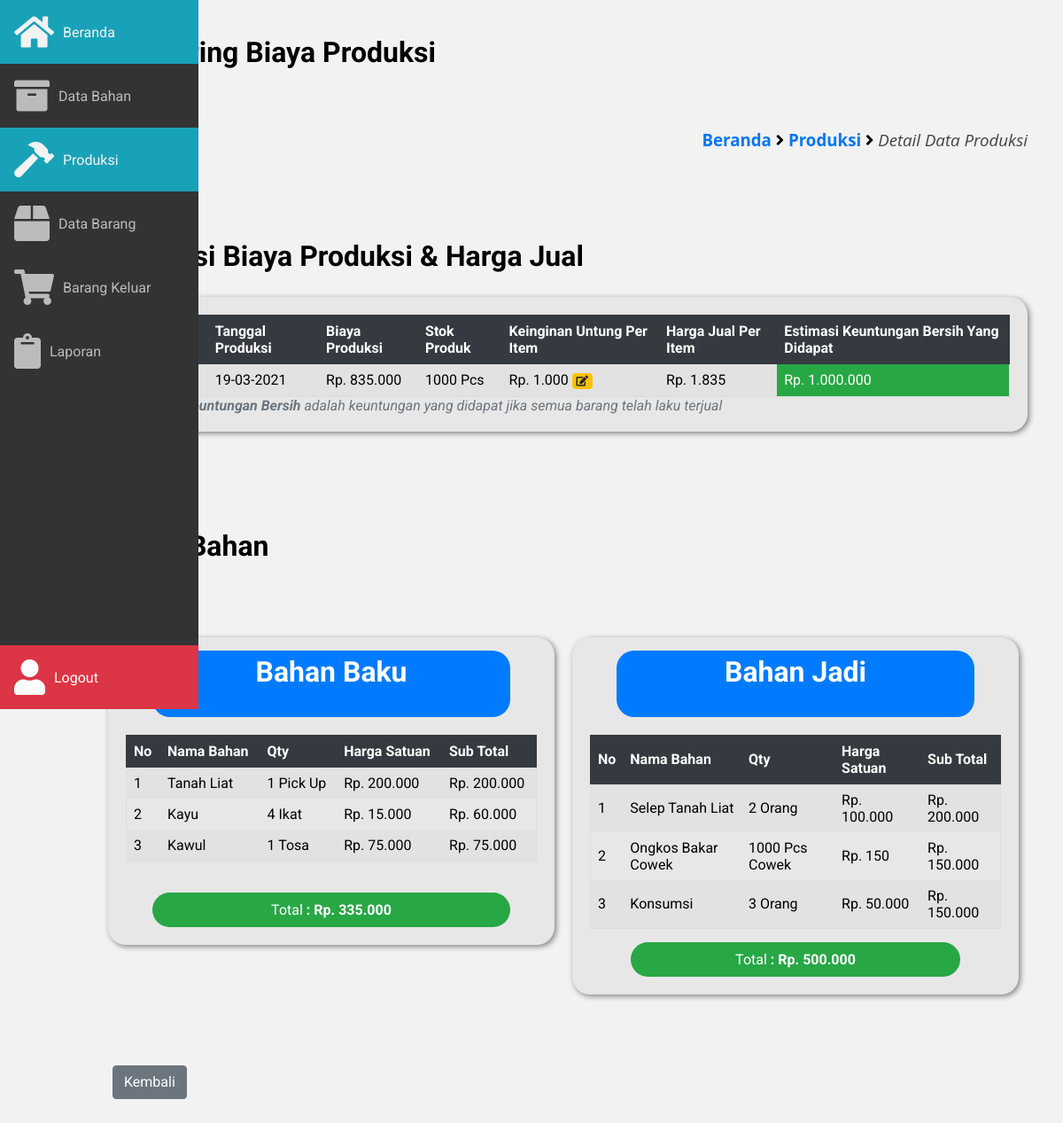
The app's page /frontend/produksi/detail_produksi.php?ip=93&page=produksi with its own data.
### tables this page shows
CREATE TABLE `produksi` (
  `id_produksi` int(12) NOT NULL,
  `nama_produk` varchar(100) NOT NULL,
  `stok_produk` int(12) NOT NULL,
  `satuan_stok_produk` varchar(100) NOT NULL,
  `untung_produk` int(12) NOT NULL,
  `harga_jual` int(20) NOT NULL,
  `tgl_produksi` date NOT NULL
);

CREATE TABLE `detail_produksi` (
  `id_detail_produksi` int(12) NOT NULL,
  `produksi_id` int(12) NOT NULL,
  `bhn_id` int(12) NOT NULL,
  `qty` int(12) NOT NULL,
  `sub_total` int(12) NOT NULL
);

CREATE TABLE `bahan` (
  `id_bahan` int(11) NOT NULL,
  `nama_bahan` varchar(100) NOT NULL,
  `tgl` date NOT NULL,
  `kuantitas` int(12) NOT NULL,
  `satuan` varchar(100) NOT NULL,
  `harga` int(11) NOT NULL,
  `kategori` varchar(100) NOT NULL
);

### frontend/produksi/detail_produksi.php (the view, shortened to what this page needs)
<?php include '../../database/koneksi.php'; ?>
<!DOCTYPE html>
<html lang="pt-BR">
	<head>
		<link rel="stylesheet" href="https://pro.fontawesome.com/releases/v5.10.0/css/all.css"/>
		<link
			rel="stylesheet"
			href="https://cdn.materialdesignicons.com/4.9.95/css/materialdesignicons.min.css"
		/>
		<link rel="stylesheet" href="../../assets/css/main.css" />
		<link rel="stylesheet" href="../../assets/css/style.css" />
		<link rel="stylesheet" href="../../assets/css/sidebar.css" />
	</head>
	<body>
	<?php
		include '../layout/sidebar.php';
	?>
		<main class="main">
			<section>
				<h2>Monitoring Biaya Produksi</h2>
				<h3>Produksi</h3>
				<div class="breadcrumb">
						<h3>
							<a href="../../beranda.php?page=beranda">Beranda</a> <i class="fa fa-angle-right"></i>
							<a href="index.php?page=produksi">Produksi</a> <i class="fa fa-angle-right"></i>
							<span class="akhir-link-breadcrumb">Detail Data Produksi</span>
						</h3>
				</div>
				<div class="container">
					<div class="baris">
						<?php
							$ip = $_GET['ip'];
							$cekData   =  "SELECT * FROM detail_produksi WHERE produksi_id = '$ip' ";
							$queryData = mysqli_query($host, $cekData);
							$cekdId    = mysqli_num_rows($queryData);
							if ($cekdId != null) {
								$sql        = "SELECT * FROM detail_produksi INNER JOIN produksi ON detail_produksi.produksi_id = produksi.id_produksi WHERE produksi_id = '$ip' ";
								$query      = mysqli_query($host, $sql);
								$list_biaya = mysqli_fetch_assoc($query);
								$sqlSum     = "SELECT SUM(sub_total) AS total_biaya_produksi FROM detail_produksi WHERE produksi_id = '$ip' ";
								$querySum   = mysqli_query($host, $sqlSum);
								$dataSum    = mysqli_fetch_assoc($querySum);
								$hargaSatuan = $dataSum['total_biaya_produksi'] / $list_biaya['stok_produk'] + $list_biaya['untung_produk'];
								$cuan        = $list_biaya['stok_produk'] * $list_biaya['untung_produk'];
						?>
							<div class="kolom-100 margin-top-50 margin-bottom-100">
								<h2>Kalkulasi Biaya Produksi & Harga Jual</h2>
								<div class="box-konten-radius backgorund-e7">
									<div class="box-badan-konten">
										<div class="table-box">
											<table class="table-responsive">
												<tr class="thead-dark">
													<th>Nama Produk</th>
													<th>Tanggal Produksi</th>
													<th>Biaya Produksi</th>
													<th>Stok Produk</th>
													<th>Keinginan Untung Per Item</th>
													<th>Harga Jual Per Item</th>
													<th>Estimasi Keuntungan Bersih Yang Didapat</th>
												</tr>
												<tr>
													<td><?= $list_biaya['nama_produk'] ?></td>
													<td><?= date('d-m-Y', strtotime($list_biaya['tgl_produksi'])) ?></td>
													<td><?= "Rp. " . number_format($dataSum['total_biaya_produksi'],0, ',' , '.') ?></td>
													<td><?= $list_biaya['stok_produk'] . " " . $list_biaya['satuan_stok_produk'] ?></td>
													<td>
														<?= "Rp. " . number_format($list_biaya['untung_produk'], 0, ',' , '.') ?>
														<a href="edit_untung.php?ip=<?= $list_biaya['produksi_id']?>&biaya_produksi=<?= $dataSum['total_biaya_produksi'] ?>&stok=<?= $list_biaya['stok_produk'] ?>" class="lencana lencana-kuning">
															<i class="fa fa-edit"></i>
														</a>
													</td>
													<td><?= "Rp. " . number_format($hargaSatuan, 0, ',' , '.') ?></td>
													<td class="background-hijau teks-putih"><?= "Rp. " . number_format($cuan, 0, ',' , '.') ?></td>
												</tr>
											</table>
											<i class="teks-mati">
												<b>* Estimasi Keuntungan Bersih</b> adalah keuntungan yang didapat jika semua barang telah laku terjual
											</i>
										</div>
									</div>
								</div>
							</div>
							<div class="kolom-50">
								<h2>Detail Bahan</h2>
								<a href="edit_detail_produksi.php?ip=<?php echo $ip?>&page=produksi" class="tmbl tmbl-kuning float-left">
								</a>
							</div>
							<div class="kolom-100 margin-bottom-50">
								<div class="kolom-50-kiri">
									<div class="box-konten-radius backgorund-e7">
										<center>
											<div class="box-header-radius-80 background-biru teks-putih">
												<h2 class="text-center">Bahan Baku</h2>
											</div>
										</center>
										<div class="box-badan-konten">
											<div class="table-box">
												<table class="table-responsive">
													<tr class="thead-dark">
														<th>No</th>
														<th>Nama Bahan</th>
														<th>Qty</th>
														<th>Harga Satuan</th>
														<th>Sub Total</th>
													</tr>
													<?php
														$nomor = 1;
														$dataBahanBaku = "SELECT * FROM detail_produksi INNER JOIN produksi ON detail_produksi.produksi_id = produksi.id_produksi INNER JOIN bahan ON detail_produksi.bhn_id = bahan.id_bahan  WHERE produksi_id = '$ip' AND kategori = 'bahan baku' ";
														$query         = mysqli_query($host, $dataBahanBaku);
														while ($bahanBaku = mysqli_fetch_assoc($query) ) {
													?>
													<tr>
														<td><?= $nomor++ ?></td>
														<td><?= $bahanBaku['nama_bahan'] ?></td>
														<td><?= $bahanBaku['qty'] . " " .  $bahanBaku['satuan'] ?></td>
														<td><?= "Rp. " . number_format($bahanBaku['harga'], 0, ',' , '.') ?></td>
														<td><?= "Rp. " . number_format($bahanBaku['sub_total'], 0, ',' , '.') ?></td>
													</tr>
													<?php } ?>
												</table>
											</div>
										</div>
										<center>
											<div class="kolom-kalulasi-sementara margin-bottom-20">
												<div class="box-header-radius-80 background-hijau teks-putih padding-10">
													<?php
														$sqlTotal   = mysqli_query($host, "SELECT SUM(sub_total) AS total_baku FROM detail_produksi INNER JOIN bahan ON detail_produksi.bhn_id = bahan.id_bahan  WHERE produksi_id = '$ip' AND kategori = 'bahan baku' ");
														$total      = mysqli_fetch_assoc($sqlTotal);
													?>
													Total
													<b> : <?= "Rp. " . number_format($total['total_baku'],0,',','.') ?></b>
												</div>
											</div>
										</center>
									</div>
								</div>
								<div class="kolom-50-kanan">
									<div class="box-konten-radius backgorund-e7">
										<center>
											<div class="box-header-radius-80 background-biru teks-putih">
												<h2 class="text-center">Bahan Jadi</h2>
											</div>
										</center>
										<div class="box-badan-konten">
											<div class="table-box">
												<table class="table-responsive">
													<tr class="thead-dark">
														<th>No</th>
														<th>Nama Bahan</th>
														<th>Qty</th>
														<th>Harga Satuan</th>
														<th>Sub Total</th>
													</tr>
													<?php
														$nomor = 1;
														$dataBahanBaku = "SELECT * FROM detail_produksi INNER JOIN produksi ON detail_produksi.produksi_id = produksi.id_produksi INNER JOIN bahan ON detail_produksi.bhn_id = bahan.id_bahan  WHERE produksi_id = '$ip' AND kategori = 'bahan jadi' ";
														$query         = mysqli_query($host, $dataBahanBaku);
														while ($bahanBaku = mysqli_fetch_assoc($query) ) {
													?>
													<tr>
														<td><?= $nomor++ ?></td>
														<td><?= $bahanBaku['nama_bahan'] ?></td>
														<td><?= $bahanBaku['qty'] . " " .  $bahanBaku['satuan'] ?></td>
														<td><?= "Rp. " . number_format($bahanBaku['harga'], 0, ',' , '.') ?></td>
														<td><?= "Rp. " . number_format($bahanBaku['sub_total'], 0, ',' , '.') ?></td>
													</tr>
													<?php } ?>
												</table>
											</div>
											<center>
												<div class="kolom-kalulasi-sementara">
													<div class="box-header-radius-80 background-hijau teks-putih padding-10">
														<?php
															$sqlTotal      = mysqli_query($host, "SELECT SUM(sub_total) AS total_jadi FROM detail_produksi INNER JOIN produksi ON detail_produksi.produksi_id = produksi.id_produksi INNER JOIN bahan ON detail_produksi.bhn_id = bahan.id_bahan  WHERE produksi_id = '$ip' AND kategori = 'bahan jadi' ");
															$total         = mysqli_fetch_assoc($sqlTotal);
														?>
														Total
														<b> : <?= "Rp. " . number_format($total['total_jadi'],0,',','.') ?></b>
													</div>
												</div>
											</center>
										</div>
									</div>
								</div>
							</div>
							<?php } ?>
					</div>
					<a href="index.php?page=produksi" class="tmbl tmbl-abu-abu margin-20-0 margin-bottom-50">
						Kembali
					</a>
				</div>
			</section>
		</main>
	</body>
</html>

### assets/css/main.css (style rules this page uses)
:root { --sidebar-width: 4.5em; }
body { margin: 0; padding: 0; font-family: 'Roboto'; }
* { outline: none; box-sizing: border-box; }
.main { margin-left: auto; margin-right: auto; max-width: 100%; padding: 1.5em 1.5em; }
.main h2 { font-size: 2em; margin-top: 0px; }
@media (min-width: 572px) { .main { margin-left: var(--sidebar-width); } }
@media (min-width: 992px) { .main { padding: 2.5em; } }

### records on screen
produksi: tgl_produksi "19-03-2021", stok_produk "1000", satuan_stok_produk "Pcs", untung_produk "1.000", cuan "1.000.000"
detail_produksi: bahan.nama_bahan "Tanah Liat", qty "1", bahan.satuan "Pick Up", bahan.harga "200.000", sub_total "200.000"
detail_produksi: bahan.nama_bahan "Kayu", qty "4", bahan.satuan "Ikat", bahan.harga "15.000", sub_total "60.000"
detail_produksi: bahan.nama_bahan "Kawul", qty "1", bahan.satuan "Tosa", bahan.harga "75.000", sub_total "75.000"
detail_produksi: bahan.nama_bahan "Selep Tanah Liat", qty "2", bahan.satuan "Orang", bahan.harga "100.000", sub_total "200.000"
detail_produksi: bahan.nama_bahan "Ongkos Bakar Cowek", qty "1000", bahan.satuan "Pcs Cowek", bahan.harga "150", sub_total "150.000"
detail_produksi: bahan.nama_bahan "Konsumsi", qty "3", bahan.satuan "Orang", bahan.harga "50.000", sub_total "150.000"

### other values on screen
$dataSum['total_biaya_produksi'] "835.000"
$hargaSatuan "1.835"
$total['total_baku'] "335.000"
$total['total_jadi'] "500.000"
